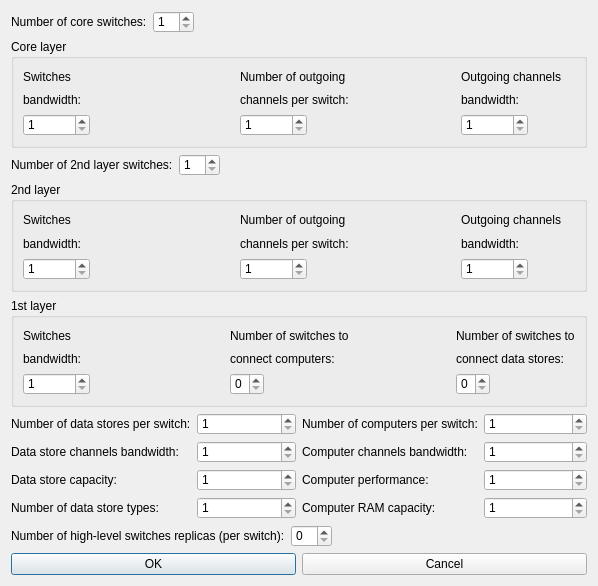
<?xml version="1.0" encoding="UTF-8"?>
<ui version="4.0">
 <class>TreeDialog</class>
 <widget class="QDialog" name="TreeDialog">
  <property name="geometry">
   <rect>
    <x>0</x>
    <y>0</y>
    <width>598</width>
    <height>586</height>
   </rect>
  </property>
  <property name="sizePolicy">
   <sizepolicy hsizetype="Expanding" vsizetype="Expanding">
    <horstretch>0</horstretch>
    <verstretch>0</verstretch>
   </sizepolicy>
  </property>
  <property name="windowTitle">
   <string>Tree parameters</string>
  </property>
  <property name="styleSheet">
   <string notr="true">QWidget, QMenuBar::item, QHeaderView::section {
	background-color: qlineargradient(x1: 0, y1: 0, x2: 0, y2: 1,
                                      stop: 0 #c5d8ef, stop: 1 #89a5c3);
}

QLabel, QSlider {
	background-color: transparent;
}</string>
  </property>
  <property name="locale">
   <locale language="English" country="UnitedStates"/>
  </property>
  <layout class="QVBoxLayout" name="verticalLayout_9">
   <item>
    <layout class="QHBoxLayout" name="horizontalLayout_4">
     <item>
      <widget class="QLabel" name="label">
       <property name="text">
        <string>Number of core switches:</string>
       </property>
      </widget>
     </item>
     <item>
      <widget class="QSpinBox" name="routersNum0">
       <property name="sizePolicy">
        <sizepolicy hsizetype="Fixed" vsizetype="Fixed">
         <horstretch>0</horstretch>
         <verstretch>0</verstretch>
        </sizepolicy>
       </property>
       <property name="minimum">
        <number>1</number>
       </property>
      </widget>
     </item>
     <item>
      <spacer name="horizontalSpacer">
       <property name="orientation">
        <enum>Qt::Horizontal</enum>
       </property>
       <property name="sizeHint" stdset="0">
        <size>
         <width>40</width>
         <height>20</height>
        </size>
       </property>
      </spacer>
     </item>
    </layout>
   </item>
   <item>
    <widget class="QGroupBox" name="rootLevel">
     <property name="sizePolicy">
      <sizepolicy hsizetype="Preferred" vsizetype="Preferred">
       <horstretch>0</horstretch>
       <verstretch>0</verstretch>
      </sizepolicy>
     </property>
     <property name="title">
      <string>Core layer</string>
     </property>
     <layout class="QHBoxLayout" name="horizontalLayout_16">
      <item>
       <layout class="QVBoxLayout" name="verticalLayout_3">
        <item>
         <widget class="QLabel" name="label_2">
          <property name="text">
           <string>Switches</string>
          </property>
         </widget>
        </item>
        <item>
         <widget class="QLabel" name="label_9">
          <property name="text">
           <string>bandwidth: </string>
          </property>
         </widget>
        </item>
        <item>
         <layout class="QHBoxLayout" name="horizontalLayout_15">
          <item>
           <widget class="QSpinBox" name="routerBandwidth0">
            <property name="minimum">
             <number>1</number>
            </property>
            <property name="maximum">
             <number>9999999</number>
            </property>
           </widget>
          </item>
          <item>
           <spacer name="horizontalSpacer_17">
            <property name="orientation">
             <enum>Qt::Horizontal</enum>
            </property>
            <property name="sizeHint" stdset="0">
             <size>
              <width>13</width>
              <height>20</height>
             </size>
            </property>
           </spacer>
          </item>
         </layout>
        </item>
       </layout>
      </item>
      <item>
       <spacer name="horizontalSpacer_2">
        <property name="orientation">
         <enum>Qt::Horizontal</enum>
        </property>
        <property name="sizeHint" stdset="0">
         <size>
          <width>40</width>
          <height>20</height>
         </size>
        </property>
       </spacer>
      </item>
      <item>
       <layout class="QVBoxLayout" name="verticalLayout_2">
        <item>
         <widget class="QLabel" name="label1">
          <property name="text">
           <string>Number of outgoing</string>
          </property>
         </widget>
        </item>
        <item>
         <widget class="QLabel" name="label2">
          <property name="text">
           <string>channels per switch:</string>
          </property>
         </widget>
        </item>
        <item>
         <layout class="QHBoxLayout" name="horizontalLayout_14">
          <item>
           <widget class="QSpinBox" name="routerChilds0">
            <property name="minimum">
             <number>1</number>
            </property>
            <property name="maximum">
             <number>9999999</number>
            </property>
           </widget>
          </item>
          <item>
           <spacer name="horizontalSpacer_16">
            <property name="orientation">
             <enum>Qt::Horizontal</enum>
            </property>
            <property name="sizeHint" stdset="0">
             <size>
              <width>17</width>
              <height>20</height>
             </size>
            </property>
           </spacer>
          </item>
         </layout>
        </item>
       </layout>
      </item>
      <item>
       <spacer name="horizontalSpacer_4">
        <property name="orientation">
         <enum>Qt::Horizontal</enum>
        </property>
        <property name="sizeHint" stdset="0">
         <size>
          <width>40</width>
          <height>20</height>
         </size>
        </property>
       </spacer>
      </item>
      <item>
       <layout class="QVBoxLayout" name="verticalLayout">
        <item>
         <widget class="QLabel" name="label_19">
          <property name="text">
           <string>Outgoing channels    </string>
          </property>
         </widget>
        </item>
        <item>
         <widget class="QLabel" name="label_10">
          <property name="text">
           <string>bandwidth:</string>
          </property>
         </widget>
        </item>
        <item>
         <layout class="QHBoxLayout" name="horizontalLayout_2">
          <item>
           <widget class="QSpinBox" name="channelsBandwidth0">
            <property name="minimum">
             <number>1</number>
            </property>
            <property name="maximum">
             <number>9999999</number>
            </property>
           </widget>
          </item>
          <item>
           <spacer name="horizontalSpacer_11">
            <property name="orientation">
             <enum>Qt::Horizontal</enum>
            </property>
            <property name="sizeHint" stdset="0">
             <size>
              <width>28</width>
              <height>20</height>
             </size>
            </property>
           </spacer>
          </item>
         </layout>
        </item>
       </layout>
      </item>
     </layout>
    </widget>
   </item>
   <item>
    <layout class="QHBoxLayout" name="horizontalLayout_8">
     <item>
      <widget class="QLabel" name="numRouters1Lab">
       <property name="text">
        <string>Number of 2nd layer switches:</string>
       </property>
      </widget>
     </item>
     <item>
      <widget class="QSpinBox" name="routersNum1">
       <property name="minimum">
        <number>1</number>
       </property>
      </widget>
     </item>
     <item>
      <spacer name="horizontalSpacer_3">
       <property name="orientation">
        <enum>Qt::Horizontal</enum>
       </property>
       <property name="sizeHint" stdset="0">
        <size>
         <width>40</width>
         <height>20</height>
        </size>
       </property>
      </spacer>
     </item>
    </layout>
   </item>
   <item>
    <widget class="QGroupBox" name="level1">
     <property name="sizePolicy">
      <sizepolicy hsizetype="Preferred" vsizetype="Preferred">
       <horstretch>0</horstretch>
       <verstretch>0</verstretch>
      </sizepolicy>
     </property>
     <property name="title">
      <string>2nd layer</string>
     </property>
     <layout class="QHBoxLayout" name="horizontalLayout_17">
      <item>
       <layout class="QVBoxLayout" name="verticalLayout_6">
        <item>
         <widget class="QLabel" name="label_5">
          <property name="text">
           <string>Switches</string>
          </property>
         </widget>
        </item>
        <item>
         <widget class="QLabel" name="label_12">
          <property name="text">
           <string>bandwidth: </string>
          </property>
         </widget>
        </item>
        <item>
         <layout class="QHBoxLayout" name="horizontalLayout_13">
          <item>
           <widget class="QSpinBox" name="routerBandwidth1">
            <property name="minimum">
             <number>1</number>
            </property>
            <property name="maximum">
             <number>9999999</number>
            </property>
           </widget>
          </item>
          <item>
           <spacer name="horizontalSpacer_15">
            <property name="orientation">
             <enum>Qt::Horizontal</enum>
            </property>
            <property name="sizeHint" stdset="0">
             <size>
              <width>28</width>
              <height>20</height>
             </size>
            </property>
           </spacer>
          </item>
         </layout>
        </item>
       </layout>
      </item>
      <item>
       <spacer name="horizontalSpacer_5">
        <property name="orientation">
         <enum>Qt::Horizontal</enum>
        </property>
        <property name="sizeHint" stdset="0">
         <size>
          <width>40</width>
          <height>20</height>
         </size>
        </property>
       </spacer>
      </item>
      <item>
       <layout class="QVBoxLayout" name="verticalLayout_7">
        <item>
         <widget class="QLabel" name="label_6">
          <property name="text">
           <string>Number of outgoing</string>
          </property>
         </widget>
        </item>
        <item>
         <widget class="QLabel" name="label_15">
          <property name="text">
           <string>channels per switch:</string>
          </property>
         </widget>
        </item>
        <item>
         <layout class="QHBoxLayout" name="horizontalLayout_9">
          <item>
           <widget class="QSpinBox" name="routerChilds1">
            <property name="minimum">
             <number>1</number>
            </property>
            <property name="maximum">
             <number>9999999</number>
            </property>
           </widget>
          </item>
          <item>
           <spacer name="horizontalSpacer_12">
            <property name="orientation">
             <enum>Qt::Horizontal</enum>
            </property>
            <property name="sizeHint" stdset="0">
             <size>
              <width>28</width>
              <height>20</height>
             </size>
            </property>
           </spacer>
          </item>
         </layout>
        </item>
       </layout>
      </item>
      <item>
       <spacer name="horizontalSpacer_6">
        <property name="orientation">
         <enum>Qt::Horizontal</enum>
        </property>
        <property name="sizeHint" stdset="0">
         <size>
          <width>40</width>
          <height>20</height>
         </size>
        </property>
       </spacer>
      </item>
      <item>
       <layout class="QVBoxLayout" name="verticalLayout_8">
        <item>
         <widget class="QLabel" name="label_11">
          <property name="text">
           <string>Outgoing channels    </string>
          </property>
         </widget>
        </item>
        <item>
         <widget class="QLabel" name="label_3">
          <property name="text">
           <string>bandwidth:</string>
          </property>
         </widget>
        </item>
        <item>
         <layout class="QHBoxLayout" name="horizontalLayout_3">
          <item>
           <widget class="QSpinBox" name="channelsBandwidth1">
            <property name="minimum">
             <number>1</number>
            </property>
            <property name="maximum">
             <number>9999999</number>
            </property>
           </widget>
          </item>
          <item>
           <spacer name="horizontalSpacer_10">
            <property name="orientation">
             <enum>Qt::Horizontal</enum>
            </property>
            <property name="sizeHint" stdset="0">
             <size>
              <width>18</width>
              <height>20</height>
             </size>
            </property>
           </spacer>
          </item>
         </layout>
        </item>
       </layout>
      </item>
     </layout>
    </widget>
   </item>
   <item>
    <widget class="QGroupBox" name="level2">
     <property name="sizePolicy">
      <sizepolicy hsizetype="Preferred" vsizetype="Preferred">
       <horstretch>0</horstretch>
       <verstretch>0</verstretch>
      </sizepolicy>
     </property>
     <property name="title">
      <string>1st layer</string>
     </property>
     <layout class="QHBoxLayout" name="horizontalLayout_18">
      <item>
       <layout class="QVBoxLayout" name="verticalLayout_10">
        <item>
         <widget class="QLabel" name="label_17">
          <property name="text">
           <string>Switches</string>
          </property>
         </widget>
        </item>
        <item>
         <widget class="QLabel" name="label_16">
          <property name="text">
           <string>bandwidth: </string>
          </property>
         </widget>
        </item>
        <item>
         <layout class="QHBoxLayout" name="horizontalLayout_12">
          <item>
           <widget class="QSpinBox" name="routerBandwidth2">
            <property name="minimum">
             <number>1</number>
            </property>
            <property name="maximum">
             <number>9999999</number>
            </property>
           </widget>
          </item>
          <item>
           <spacer name="horizontalSpacer_14">
            <property name="orientation">
             <enum>Qt::Horizontal</enum>
            </property>
            <property name="sizeHint" stdset="0">
             <size>
              <width>28</width>
              <height>20</height>
             </size>
            </property>
           </spacer>
          </item>
         </layout>
        </item>
       </layout>
      </item>
      <item>
       <spacer name="horizontalSpacer_7">
        <property name="orientation">
         <enum>Qt::Horizontal</enum>
        </property>
        <property name="sizeHint" stdset="0">
         <size>
          <width>40</width>
          <height>20</height>
         </size>
        </property>
       </spacer>
      </item>
      <item>
       <layout class="QVBoxLayout" name="verticalLayout_13">
        <item>
         <widget class="QLabel" name="label_27">
          <property name="text">
           <string>Number of switches to</string>
          </property>
         </widget>
        </item>
        <item>
         <widget class="QLabel" name="label_28">
          <property name="text">
           <string>connect computers:</string>
          </property>
         </widget>
        </item>
        <item>
         <layout class="QHBoxLayout" name="horizontalLayout_11">
          <item>
           <widget class="QSpinBox" name="computersNodes">
            <property name="minimum">
             <number>0</number>
            </property>
            <property name="maximum">
             <number>1</number>
            </property>
           </widget>
          </item>
          <item>
           <spacer name="horizontalSpacer_13">
            <property name="orientation">
             <enum>Qt::Horizontal</enum>
            </property>
            <property name="sizeHint" stdset="0">
             <size>
              <width>28</width>
              <height>20</height>
             </size>
            </property>
           </spacer>
          </item>
         </layout>
        </item>
       </layout>
      </item>
      <item>
       <spacer name="horizontalSpacer_8">
        <property name="orientation">
         <enum>Qt::Horizontal</enum>
        </property>
        <property name="sizeHint" stdset="0">
         <size>
          <width>40</width>
          <height>20</height>
         </size>
        </property>
       </spacer>
      </item>
      <item>
       <layout class="QVBoxLayout" name="verticalLayout_12">
        <item>
         <widget class="QLabel" name="label_23">
          <property name="text">
           <string>Number of switches to</string>
          </property>
         </widget>
        </item>
        <item>
         <widget class="QLabel" name="label_24">
          <property name="text">
           <string>connect data stores:</string>
          </property>
         </widget>
        </item>
        <item>
         <layout class="QHBoxLayout" name="horizontalLayout_5">
          <item>
           <widget class="QSpinBox" name="storagesNodes">
            <property name="maximum">
             <number>1</number>
            </property>
           </widget>
          </item>
          <item>
           <spacer name="horizontalSpacer_9">
            <property name="orientation">
             <enum>Qt::Horizontal</enum>
            </property>
            <property name="sizeHint" stdset="0">
             <size>
              <width>28</width>
              <height>20</height>
             </size>
            </property>
           </spacer>
          </item>
         </layout>
        </item>
       </layout>
      </item>
     </layout>
    </widget>
   </item>
   <item>
    <layout class="QHBoxLayout" name="horizontalLayout_7">
     <item>
      <layout class="QHBoxLayout" name="horizontalLayout_6">
       <item>
        <layout class="QVBoxLayout" name="verticalLayout_5">
         <item>
          <widget class="QLabel" name="label_13">
           <property name="text">
            <string>Number of data stores per switch:</string>
           </property>
          </widget>
         </item>
         <item>
          <widget class="QLabel" name="label_29">
           <property name="text">
            <string>Data store channels bandwidth:</string>
           </property>
          </widget>
         </item>
         <item>
          <widget class="QLabel" name="label_8">
           <property name="text">
            <string>Data store capacity:</string>
           </property>
          </widget>
         </item>
         <item>
          <widget class="QLabel" name="label_7">
           <property name="text">
            <string>Number of data store types:</string>
           </property>
          </widget>
         </item>
        </layout>
       </item>
       <item>
        <layout class="QVBoxLayout" name="verticalLayout_4">
         <item>
          <widget class="QSpinBox" name="storagesNum">
           <property name="minimum">
            <number>1</number>
           </property>
           <property name="maximum">
            <number>9999999</number>
           </property>
          </widget>
         </item>
         <item>
          <widget class="QSpinBox" name="storageChannelsBandwidth2">
           <property name="minimum">
            <number>1</number>
           </property>
           <property name="maximum">
            <number>9999999</number>
           </property>
          </widget>
         </item>
         <item>
          <widget class="QSpinBox" name="capacity">
           <property name="minimum">
            <number>1</number>
           </property>
           <property name="maximum">
            <number>9999999</number>
           </property>
          </widget>
         </item>
         <item>
          <widget class="QSpinBox" name="numTypes">
           <property name="minimum">
            <number>1</number>
           </property>
           <property name="maximum">
            <number>9999999</number>
           </property>
          </widget>
         </item>
        </layout>
       </item>
      </layout>
     </item>
     <item>
      <layout class="QVBoxLayout" name="verticalLayout_18">
       <item>
        <layout class="QHBoxLayout" name="horizontalLayout_10">
         <item>
          <layout class="QVBoxLayout" name="verticalLayout_19">
           <item>
            <widget class="QLabel" name="label_26">
             <property name="text">
              <string>Number of computers per switch:</string>
             </property>
            </widget>
           </item>
           <item>
            <widget class="QLabel" name="label_14">
             <property name="text">
              <string>Computer channels bandwidth:</string>
             </property>
            </widget>
           </item>
           <item>
            <widget class="QLabel" name="label_30">
             <property name="text">
              <string>Computer performance:</string>
             </property>
            </widget>
           </item>
           <item>
            <widget class="QLabel" name="label_18">
             <property name="text">
              <string>Computer RAM capacity:</string>
             </property>
            </widget>
           </item>
          </layout>
         </item>
         <item>
          <layout class="QVBoxLayout" name="verticalLayout_20">
           <item>
            <widget class="QSpinBox" name="computersNum">
             <property name="minimum">
              <number>1</number>
             </property>
             <property name="maximum">
              <number>9999999</number>
             </property>
            </widget>
           </item>
           <item>
            <widget class="QSpinBox" name="computerChannelsBandwidth2">
             <property name="minimum">
              <number>1</number>
             </property>
             <property name="maximum">
              <number>9999999</number>
             </property>
            </widget>
           </item>
           <item>
            <widget class="QSpinBox" name="performance">
             <property name="minimum">
              <number>1</number>
             </property>
             <property name="maximum">
              <number>9999999</number>
             </property>
            </widget>
           </item>
           <item>
            <widget class="QSpinBox" name="ram">
             <property name="minimum">
              <number>1</number>
             </property>
             <property name="maximum">
              <number>9999999</number>
             </property>
            </widget>
           </item>
          </layout>
         </item>
        </layout>
       </item>
      </layout>
     </item>
    </layout>
   </item>
   <item>
    <layout class="QHBoxLayout" name="horizontalLayout_19">
     <item>
      <widget class="QLabel" name="label_4">
       <property name="text">
        <string>Number of high-level switches replicas (per switch):</string>
       </property>
      </widget>
     </item>
     <item>
      <widget class="QSpinBox" name="copyNum">
       <property name="minimum">
        <number>0</number>
       </property>
       <property name="value">
        <number>0</number>
       </property>
      </widget>
     </item>
     <item>
      <spacer name="horizontalSpacer_18">
       <property name="orientation">
        <enum>Qt::Horizontal</enum>
       </property>
       <property name="sizeHint" stdset="0">
        <size>
         <width>40</width>
         <height>20</height>
        </size>
       </property>
      </spacer>
     </item>
    </layout>
   </item>
   <item>
    <layout class="QHBoxLayout" name="horizontalLayout">
     <item>
      <widget class="QPushButton" name="OK">
       <property name="text">
        <string>OK</string>
       </property>
      </widget>
     </item>
     <item>
      <widget class="QPushButton" name="Cancel">
       <property name="text">
        <string>Cancel</string>
       </property>
      </widget>
     </item>
    </layout>
   </item>
  </layout>
 </widget>
 <resources>
  <include location="resources.qrc"/>
 </resources>
 <connections>
  <connection>
   <sender>OK</sender>
   <signal>clicked()</signal>
   <receiver>TreeDialog</receiver>
   <slot>accept()</slot>
   <hints>
    <hint type="sourcelabel">
     <x>123</x>
     <y>481</y>
    </hint>
    <hint type="destinationlabel">
     <x>199</x>
     <y>149</y>
    </hint>
   </hints>
  </connection>
  <connection>
   <sender>Cancel</sender>
   <signal>clicked()</signal>
   <receiver>TreeDialog</receiver>
   <slot>reject()</slot>
   <hints>
    <hint type="sourcelabel">
     <x>457</x>
     <y>481</y>
    </hint>
    <hint type="destinationlabel">
     <x>199</x>
     <y>149</y>
    </hint>
   </hints>
  </connection>
  <connection>
   <sender>routersNum0</sender>
   <signal>valueChanged(int)</signal>
   <receiver>TreeDialog</receiver>
   <slot>nodeNumChanged()</slot>
   <hints>
    <hint type="sourcelabel">
     <x>152</x>
     <y>19</y>
    </hint>
    <hint type="destinationlabel">
     <x>233</x>
     <y>245</y>
    </hint>
   </hints>
  </connection>
  <connection>
   <sender>routersNum1</sender>
   <signal>valueChanged(int)</signal>
   <receiver>TreeDialog</receiver>
   <slot>nodeNumChanged()</slot>
   <hints>
    <hint type="sourcelabel">
     <x>174</x>
     <y>145</y>
    </hint>
    <hint type="destinationlabel">
     <x>233</x>
     <y>245</y>
    </hint>
   </hints>
  </connection>
  <connection>
   <sender>routerChilds0</sender>
   <signal>valueChanged(int)</signal>
   <receiver>TreeDialog</receiver>
   <slot>nodeNumChanged()</slot>
   <hints>
    <hint type="sourcelabel">
     <x>213</x>
     <y>108</y>
    </hint>
    <hint type="destinationlabel">
     <x>233</x>
     <y>245</y>
    </hint>
   </hints>
  </connection>
  <connection>
   <sender>routerChilds1</sender>
   <signal>valueChanged(int)</signal>
   <receiver>TreeDialog</receiver>
   <slot>nodeNumChanged()</slot>
   <hints>
    <hint type="sourcelabel">
     <x>213</x>
     <y>234</y>
    </hint>
    <hint type="destinationlabel">
     <x>233</x>
     <y>245</y>
    </hint>
   </hints>
  </connection>
  <connection>
   <sender>storagesNodes</sender>
   <signal>editingFinished()</signal>
   <receiver>TreeDialog</receiver>
   <slot>storagesNodesChanged()</slot>
   <hints>
    <hint type="sourcelabel">
     <x>375</x>
     <y>331</y>
    </hint>
    <hint type="destinationlabel">
     <x>471</x>
     <y>331</y>
    </hint>
   </hints>
  </connection>
  <connection>
   <sender>computersNodes</sender>
   <signal>editingFinished()</signal>
   <receiver>TreeDialog</receiver>
   <slot>computersNodesChanged()</slot>
   <hints>
    <hint type="sourcelabel">
     <x>200</x>
     <y>332</y>
    </hint>
    <hint type="destinationlabel">
     <x>233</x>
     <y>245</y>
    </hint>
   </hints>
  </connection>
 </connections>
 <slots>
  <slot>AddVersion()</slot>
  <slot>RemoveVersion()</slot>
  <slot>nodeNumChanged()</slot>
  <slot>computersNodesChanged()</slot>
  <slot>storagesNodesChanged()</slot>
 </slots>
</ui>
